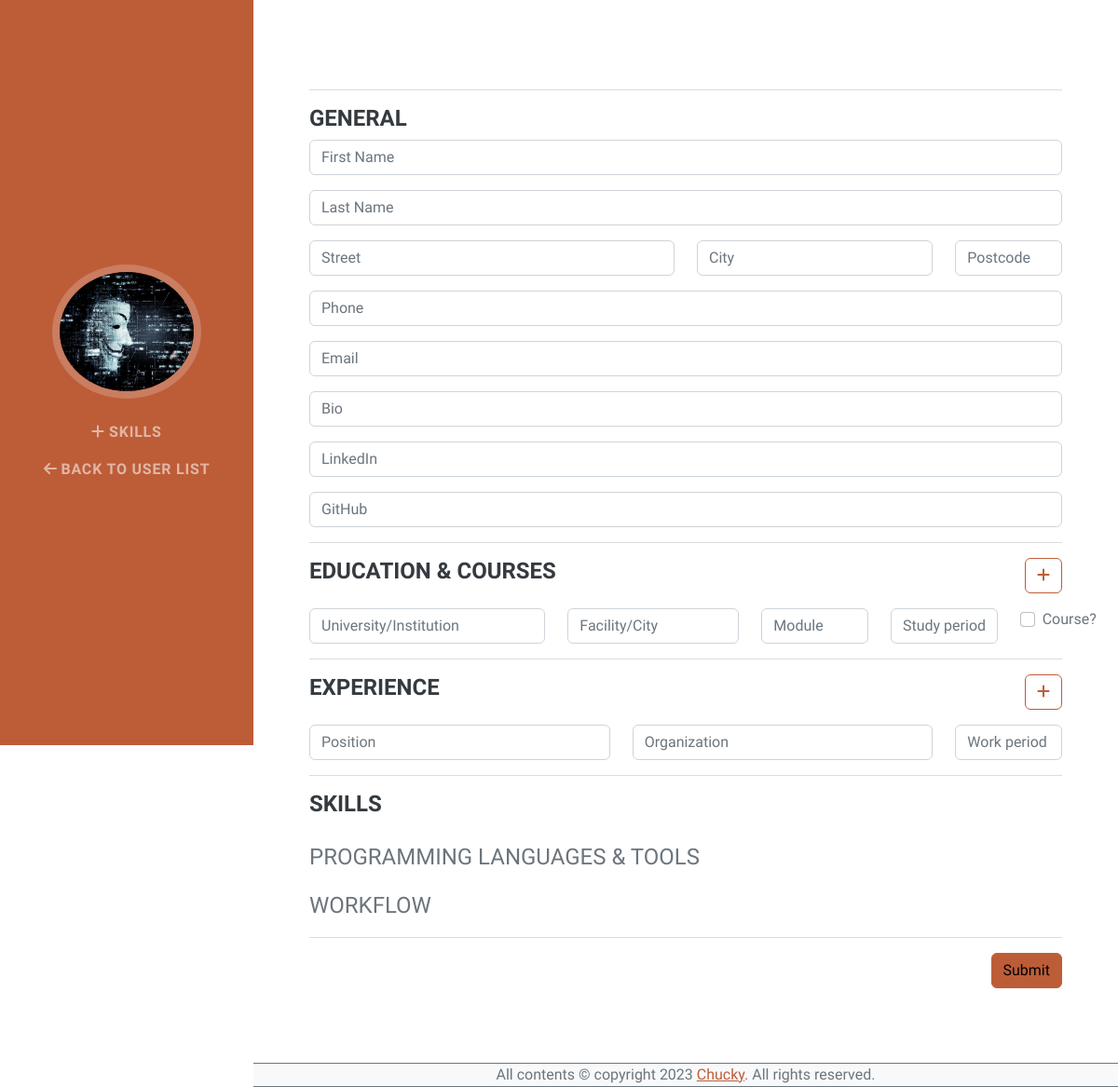
The page /user/create/ on the database as committed earlier.
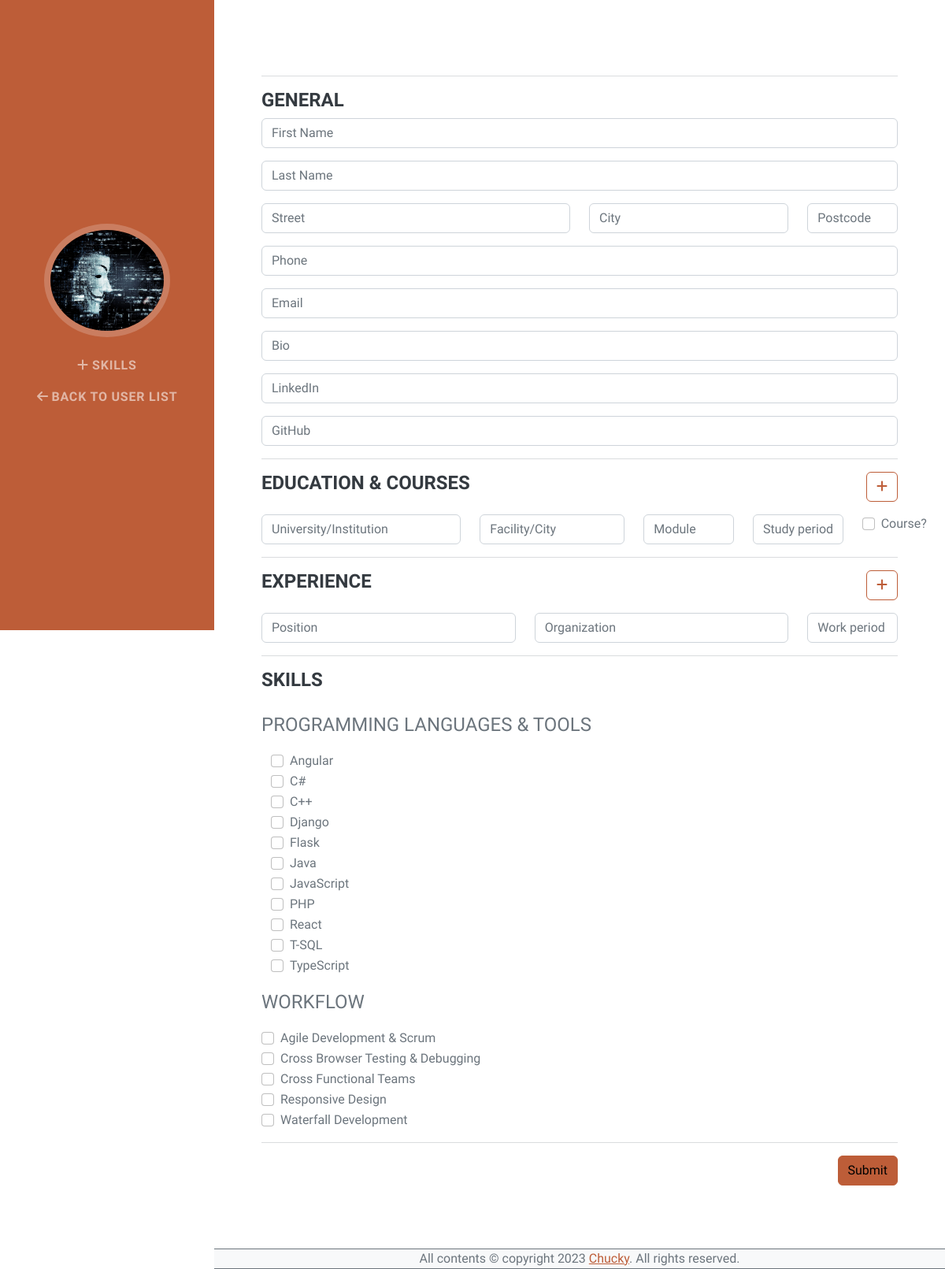
The same page on the database as committed later.
### app.py (models this page shows, shortened)
class Skill(db.Model):
    __tablename__ = 'Skill'
    id = db.Column(db.Integer, primary_key=True)
    name = db.Column(db.String(256), unique=True, nullable=False)
    is_skill = db.Column(db.Boolean, unique=False, default=True)
    created_at = db.Column(db.DateTime(timezone=True), server_default=func.now())

### app_views.py (the view, shortened to what this page needs)
@app_views.route('/user/create/', methods=('GET', 'POST'))
def user_create():
    try:
        from app import User, UserEducation, UserExperience, Skill, UserSkill
        context = {
            'type': 'user-create',
            'skills': Skill.query.filter_by(is_skill=True).order_by(Skill.name),
            'workflows': Skill.query.filter_by(is_skill=False).order_by(Skill.name)
        }
        return render_template('user-create.html', context=context)
    except Exception as e:
        abort(500)

### app_views.py (called while the page is built)
@app_views.context_processor
def inject_now():
    return {'current_year': datetime.utcnow().year}

### templates/user-create.html
{% extends 'components/layouts/base.html' %}
{% block content %}
    {% with type=context.type %}
        {% include "components/navigation.html" %}
    {% endwith %}
    <div class="container-fluid p-0">
        <section class="resume-section">
            <div class="resume-section-content">
                <form method="POST" enctype="multipart/form-data">
                    <div class="container">
                        {% include "components/user/create/general.html" %}
                        {% include "components/user/create/education.html" %}
                        {% include "components/user/create/experience.html" %}
                        {% with context=context %}
                            {% include "components/user/create/skills.html" %}
                        {% endwith %}
                        <hr>
                        <button class="btn btn-primary flex-end" style="float: right;" type="submit">Submit</button>
                    </div>
                </form>
            </div>
        </section>
    </div>
{% endblock %}

### templates/components/user/create/skills.html
{% block content %}
    <div id="add-experience">
        <hr>
        <h4 class="mb-4">Skills</h2>
        <div class="subheading mb-3">Programming Languages & Tools</div>
        <div class="container">
            {% for skill in context.skills %}
                <div class="form-check">
                    <input class="form-check-input" type="checkbox" name="skill-{{skill.id}}">
                    <label class="form-check-label" for="skill-{{skill.id}}">{{skill.name}}</label>
                </div>
            {% endfor %}
        </div>
        <div class="subheading mt-3 mb-3">Workflow</div>
        {% for workflow in context.workflows %}
            <div class="form-check">
                <input class="form-check-input" type="checkbox" name="skill-{{workflow.id}}">
                <label class="form-check-label" for="skill-{{workflow.id}}">{{workflow.name}}</label>
            </div>
        {% endfor %}
    </div>
{% endblock %}

Rows that differ between the two databases and show on the page:
added Skill: name "Angular", shown under "SKILLSPROGRAMMING LANGUAGES & TOOLSWORKFLOW"
added Skill: name "C#", shown under "SKILLSPROGRAMMING LANGUAGES & TOOLSWORKFLOW"
added Skill: name "C++", shown under "SKILLSPROGRAMMING LANGUAGES & TOOLSWORKFLOW"
added Skill: name "Django", shown under "SKILLSPROGRAMMING LANGUAGES & TOOLSWORKFLOW"
added Skill: name "Flask", shown under "SKILLSPROGRAMMING LANGUAGES & TOOLSWORKFLOW"
added Skill: name "Java", shown under "SKILLSPROGRAMMING LANGUAGES & TOOLSWORKFLOW"
added Skill: name "JavaScript", shown under "SKILLSPROGRAMMING LANGUAGES & TOOLSWORKFLOW"
added Skill: name "PHP", shown under "SKILLSPROGRAMMING LANGUAGES & TOOLSWORKFLOW"
added Skill: name "React", shown under "SKILLSPROGRAMMING LANGUAGES & TOOLSWORKFLOW"
added Skill: name "T-SQL", shown under "SKILLSPROGRAMMING LANGUAGES & TOOLSWORKFLOW"
added Skill: name "TypeScript", shown under "SKILLSPROGRAMMING LANGUAGES & TOOLSWORKFLOW"
added Skill: name "Agile Development & Scrum", shown under "SKILLSPROGRAMMING LANGUAGES & TOOLSWORKFLOW"
added Skill: name "Cross Browser Testing & Debugging", shown under "SKILLSPROGRAMMING LANGUAGES & TOOLSWORKFLOW"
added Skill: name "Cross Functional Teams", shown under "SKILLSPROGRAMMING LANGUAGES & TOOLSWORKFLOW"
added Skill: name "Responsive Design", shown under "SKILLSPROGRAMMING LANGUAGES & TOOLSWORKFLOW"
added Skill: name "Waterfall Development", shown under "SKILLSPROGRAMMING LANGUAGES & TOOLSWORKFLOW"
